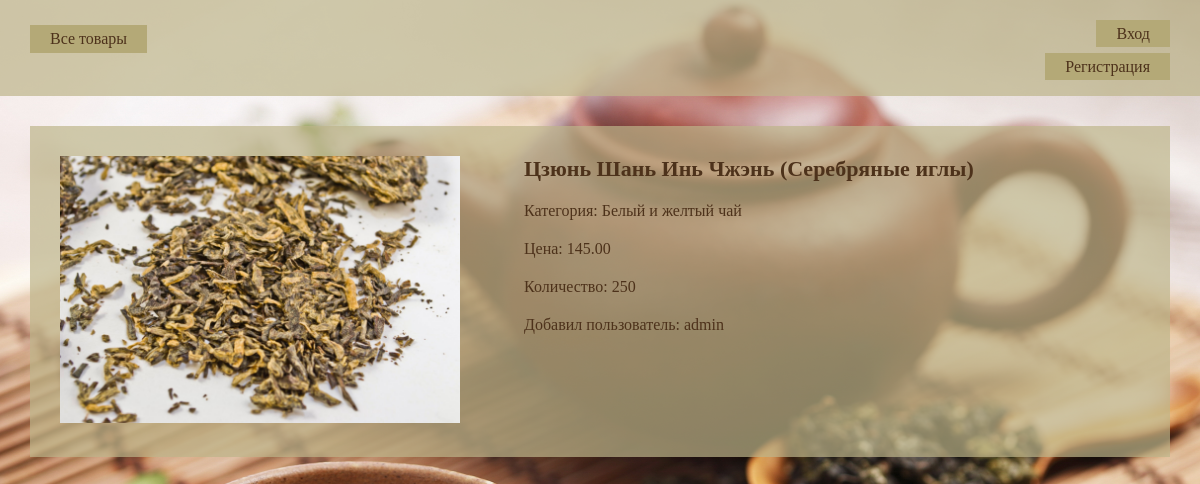
Screenshot of /tea/product/3/ with the database file from the repository.
### tea/models.py (models this page shows, shortened)
class Product(models.Model):
    name = models.CharField(max_length=100)
    category = models.ForeignKey(Category, on_delete=models.CASCADE)
    price = models.DecimalField(max_digits=10, decimal_places=2)
    quantity = models.PositiveIntegerField()
    photo = models.ImageField(default='None', upload_to='products_photo/')
    user = models.ForeignKey(User, null=True)

class Category(models.Model):
    name = models.CharField(max_length=100)
    def __str__(self):
        return str(self.name)

### tea/views.py (the view)
# urls.py: url(r'^product/(?P<id>\d+)/$', ProductDetail.as_view(), name='product_detail'),
class ProductDetail(DetailView):
    model = Product
    pk_url_kwarg = 'id'
    template_name = 'product.html'

### templates/product.html (shortened to what this page needs)
{% extends "base.html" %}
{% block content %}
    <div class="product_overview">
        <img src="{{ product.photo.url }}">
        <div class="details">
            <h1>{{ product.name }}</h1>
            <p>Категория: {{ product.category }}</p>
            <p>Цена: {{ product.price }}</p>
            <p>Количество: {{ product.quantity }}</p>
            <p>Добавил пользователь: {{product.user}}</p>
        </div>
    </div>
{% endblock %}

### static/css/style.css (style rules this page uses)
html, body, div, span, a, img, strong, b, u, i, ol, ul, li, form, label, table, tbody, thead, tr, th, td, article, aside, footer, header, menu, nav, h1,h2,h3, p { margin: 0; padding: 0; border: 0; }
html, body { height: 100%; width: 100%; }
body { background: url(../images/back.jpg) no-repeat; background-size: cover; background-attachment: fixed; }
.product_overview { width: 95%; margin: 30px; background-color: rgba(190, 181, 138, 0.7); }
.product_overview img { margin: 30px; width: 400px; display: inline-block; }
.details { margin: 30px; display: inline-block; vertical-align: top; max-width: 600px; color: #4d321b; }
.details h1 { font-size: 22px; margin-bottom: 20px; }
.details p { margin-bottom: 20px; }

### rows the page displays
Product: photo (picture), name "Цзюнь Шань Инь Чжэнь (Серебряные иглы)", category "Белый и желтый чай", price "145.00", quantity "250", user "admin"
